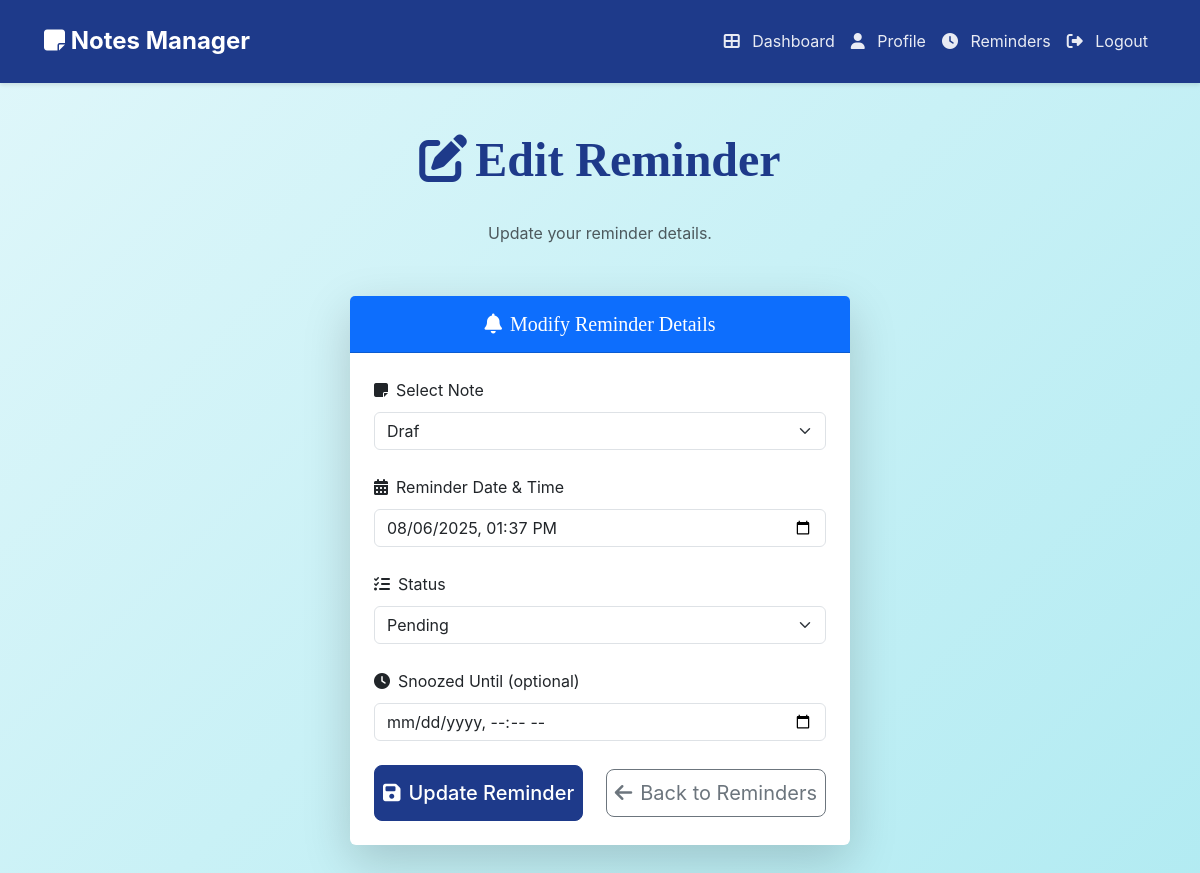
The page /reminders/edit/2 (signed in) on the database its author committed.
### app.py (models this page shows)
class Reminder(db.Model):
    __tablename__ = 'reminders'
    id = db.Column(db.Integer, primary_key=True)
    note_id = db.Column(db.Integer, db.ForeignKey('notes.id'), nullable=False)
    user_id = db.Column(db.Integer, db.ForeignKey('users.id'), nullable=False)
    reminder_date = db.Column(db.DateTime, nullable=False)
    status = db.Column(db.Enum('pending', 'completed', 'snoozed', 'canceled'), default='pending')
    snoozed_until = db.Column(db.DateTime)
    created_at = db.Column(db.DateTime, default=datetime.utcnow)
    updated_at = db.Column(db.DateTime, default=datetime.utcnow, onupdate=datetime.utcnow)
    note = db.relationship('Note', backref='reminders')
    user = db.relationship('User', backref='reminders')

class Note(db.Model):
    __tablename__ = 'notes'
    id = db.Column(db.Integer, primary_key=True)
    user_id = db.Column(db.Integer, db.ForeignKey('users.id'), nullable=False)
    title = db.Column(db.String(255))
    content = db.Column(db.Text)
    category = db.Column(db.String(50))
    isPinned = db.Column(db.Boolean, default=False)
    createdAt = db.Column(db.DateTime, default=datetime.utcnow)
    updatedAt = db.Column(db.DateTime, default=datetime.utcnow, onupdate=datetime.utcnow)
    isLocal = db.Column(db.Boolean, default=False)
    isDraft = db.Column(db.Boolean, default=False)
    user = db.relationship('User', backref='notes')

### app.py (the view, shortened to what this page needs)
@app.route('/reminders/edit/<int:reminder_id>', methods=['GET', 'POST'])
@login_required
def edit_reminder(reminder_id):
    reminder = Reminder.query.filter_by(id=reminder_id, user_id=current_user.id).first()
    if not reminder:
        flash('Reminder not found', 'danger')
        return redirect(url_for('view_reminders'))
    notes = Note.query.filter_by(user_id=current_user.id, isDraft=False).all()
    return render_template('edit_reminder.html', reminder=reminder, notes=notes)

### app.py (called while the page is built)
@login_manager.user_loader
def load_user(user_id):
    return User.query.get(int(user_id))

### templates/edit_reminder.html (shortened to what this page needs)
{% extends 'base.html' %}
{% block content %}
<div class="container my-5">
    <div class="text-center mb-5">
        <h2 class="display-5 fw-bold"><i class="fas fa-edit me-2"></i>Edit Reminder</h2>
        <p class="text-muted">Update your reminder details.</p>
    </div>
    <div class="card shadow-lg mx-auto border-0" style="max-width: 500px;">
        <div class="card-header bg-primary text-white py-3">
            <h3 class="h5 mb-0"><i class="fas fa-bell me-2"></i>Modify Reminder Details</h3>
        </div>
        <div class="card-body p-4">
            <form method="POST">
                <div class="mb-4">
                    <label for="note_id" class="form-label"><i class="fas fa-sticky-note me-2"></i>Select Note</label>
                    <select id="note_id" name="note_id" class="form-select" required>
                        {% for note in notes %}
                            <option value="{{ note.id }}" {% if note.id == reminder.note_id %}selected{% endif %}>{{ note.title }}</option>
                        {% endfor %}
                    </select>
                </div>
                <div class="mb-4">
                    <label for="reminder_date" class="form-label"><i class="fas fa-calendar-alt me-2"></i>Reminder Date & Time</label>
                    <input type="datetime-local" id="reminder_date" name="reminder_date" class="form-control" value="{{ reminder.reminder_date.strftime('%Y-%m-%dT%H:%M') }}" required>
                </div>
                <div class="mb-4">
                    <label for="status" class="form-label"><i class="fas fa-tasks me-2"></i>Status</label>
                    <select id="status" name="status" class="form-select">
                        <option value="pending" {% if reminder.status == 'pending' %}selected{% endif %}>Pending</option>
                    </select>
                </div>
                <div class="mb-4">
                    <label for="snoozed_until" class="form-label"><i class="fas fa-clock me-2"></i>Snoozed Until (optional)</label>
                    <input type="datetime-local" id="snoozed_until" name="snoozed_until" class="form-control" {% if reminder.snoozed_until %}value="{{ reminder.snoozed_until.strftime('%Y-%m-%dT%H:%M') }}"{% endif %}>
                </div>
                <div class="d-flex justify-content-between align-items-center">
                    <button type="submit" class="btn btn-primary btn-lg px-2">
                        <i class="fas fa-save me-2"></i>Update Reminder
                    </button>
                    <a href="{{ url_for('view_reminders') }}" class="btn btn-outline-secondary btn-lg px-2">
                        <i class="fas fa-arrow-left me-2"></i>Back to Reminders
                    </a>
                </div>
            </form>
        </div>
    </div>
</div>
{% endblock %}

### templates/base.html (style rules this page uses)
body { background: linear-gradient(135deg, #e0f7fa, #b2ebf2); font-family: 'Inter', -apple-system, BlinkMacSystemFont, sans-serif; color: #1a202c; line-height: 1.7; min-height: 100vh; }
h1, h2, h3, h4 { text-align: center; margin: 2rem 0; font-family: 'Merriweather', serif; color: #1e3a8a; font-weight: 700; }
.container { margin-bottom: 3rem; }
.btn-primary { background-color: #1e3a8a; border-color: #1e3a8a; border-radius: 0.5rem; padding: 0.75rem 1.5rem; font-weight: 500; transition: all 0.3s ease; }
a { color: #1e3a8a; font-weight: 500; text-decoration: none; transition: color 0.2s ease; }

### rows shown on the page
Reminder: note_id "Draf", reminder_date "08/06/2025 13:37", status "Pending"
